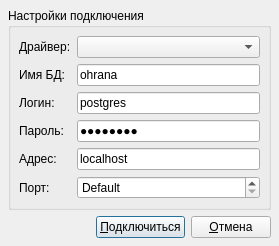
<?xml version="1.0" encoding="UTF-8"?>
<ui version="4.0">
 <class>QSqlConnectionDialogUi</class>
 <widget class="QDialog" name="QSqlConnectionDialogUi">
  <property name="geometry">
   <rect>
    <x>0</x>
    <y>0</y>
    <width>279</width>
    <height>228</height>
   </rect>
  </property>
  <property name="windowTitle">
   <string>Подключение...</string>
  </property>
  <layout class="QVBoxLayout">
   <property name="spacing">
    <number>6</number>
   </property>
   <property name="leftMargin">
    <number>8</number>
   </property>
   <property name="topMargin">
    <number>8</number>
   </property>
   <property name="rightMargin">
    <number>8</number>
   </property>
   <property name="bottomMargin">
    <number>8</number>
   </property>
   <item>
    <widget class="QGroupBox" name="connGroupBox">
     <property name="title">
      <string>Настройки подключения</string>
     </property>
     <layout class="QGridLayout">
      <property name="leftMargin">
       <number>8</number>
      </property>
      <property name="topMargin">
       <number>8</number>
      </property>
      <property name="rightMargin">
       <number>8</number>
      </property>
      <property name="bottomMargin">
       <number>8</number>
      </property>
      <property name="spacing">
       <number>6</number>
      </property>
      <item row="0" column="1">
       <widget class="QComboBox" name="comboDriver"/>
      </item>
      <item row="2" column="0">
       <widget class="QLabel" name="textLabel4">
        <property name="text">
         <string>Логин:</string>
        </property>
        <property name="buddy">
         <cstring>editUsername</cstring>
        </property>
       </widget>
      </item>
      <item row="0" column="0">
       <widget class="QLabel" name="textLabel2">
        <property name="text">
         <string>Драйвер:</string>
        </property>
        <property name="buddy">
         <cstring>comboDriver</cstring>
        </property>
       </widget>
      </item>
      <item row="1" column="1">
       <widget class="QLineEdit" name="editDatabase">
        <property name="text">
         <string>ohrana</string>
        </property>
       </widget>
      </item>
      <item row="5" column="1">
       <widget class="QSpinBox" name="portSpinBox">
        <property name="specialValueText">
         <string>Default</string>
        </property>
        <property name="minimum">
         <number>-1</number>
        </property>
        <property name="maximum">
         <number>65535</number>
        </property>
        <property name="value">
         <number>-1</number>
        </property>
       </widget>
      </item>
      <item row="1" column="0">
       <widget class="QLabel" name="textLabel3">
        <property name="text">
         <string>Имя БД:</string>
        </property>
        <property name="buddy">
         <cstring>editDatabase</cstring>
        </property>
       </widget>
      </item>
      <item row="3" column="1">
       <widget class="QLineEdit" name="editPassword">
        <property name="text">
         <string>postgres</string>
        </property>
        <property name="echoMode">
         <enum>QLineEdit::Password</enum>
        </property>
       </widget>
      </item>
      <item row="2" column="1">
       <widget class="QLineEdit" name="editUsername">
        <property name="text">
         <string>postgres</string>
        </property>
       </widget>
      </item>
      <item row="4" column="1">
       <widget class="QLineEdit" name="editHostname">
        <property name="text">
         <string>localhost</string>
        </property>
       </widget>
      </item>
      <item row="4" column="0">
       <widget class="QLabel" name="textLabel5">
        <property name="text">
         <string>Адрес:</string>
        </property>
        <property name="buddy">
         <cstring>editHostname</cstring>
        </property>
       </widget>
      </item>
      <item row="5" column="0">
       <widget class="QLabel" name="textLabel5_2">
        <property name="text">
         <string>Порт:</string>
        </property>
        <property name="buddy">
         <cstring>portSpinBox</cstring>
        </property>
       </widget>
      </item>
      <item row="3" column="0">
       <widget class="QLabel" name="textLabel4_2">
        <property name="text">
         <string>Пароль:</string>
        </property>
        <property name="buddy">
         <cstring>editPassword</cstring>
        </property>
       </widget>
      </item>
     </layout>
    </widget>
   </item>
   <item>
    <layout class="QHBoxLayout">
     <property name="spacing">
      <number>6</number>
     </property>
     <property name="leftMargin">
      <number>0</number>
     </property>
     <property name="topMargin">
      <number>0</number>
     </property>
     <property name="rightMargin">
      <number>0</number>
     </property>
     <property name="bottomMargin">
      <number>0</number>
     </property>
     <item>
      <spacer>
       <property name="orientation">
        <enum>Qt::Horizontal</enum>
       </property>
       <property name="sizeType">
        <enum>QSizePolicy::Expanding</enum>
       </property>
       <property name="sizeHint" stdset="0">
        <size>
         <width>20</width>
         <height>20</height>
        </size>
       </property>
      </spacer>
     </item>
     <item>
      <widget class="QPushButton" name="okButton">
       <property name="text">
        <string>&amp;Подключиться</string>
       </property>
       <property name="default">
        <bool>true</bool>
       </property>
      </widget>
     </item>
     <item>
      <widget class="QPushButton" name="cancelButton">
       <property name="text">
        <string>&amp;Отмена</string>
       </property>
      </widget>
     </item>
    </layout>
   </item>
  </layout>
 </widget>
 <tabstops>
  <tabstop>comboDriver</tabstop>
  <tabstop>editDatabase</tabstop>
  <tabstop>editUsername</tabstop>
  <tabstop>editPassword</tabstop>
  <tabstop>editHostname</tabstop>
  <tabstop>portSpinBox</tabstop>
  <tabstop>okButton</tabstop>
  <tabstop>cancelButton</tabstop>
 </tabstops>
 <resources/>
 <connections/>
</ui>
